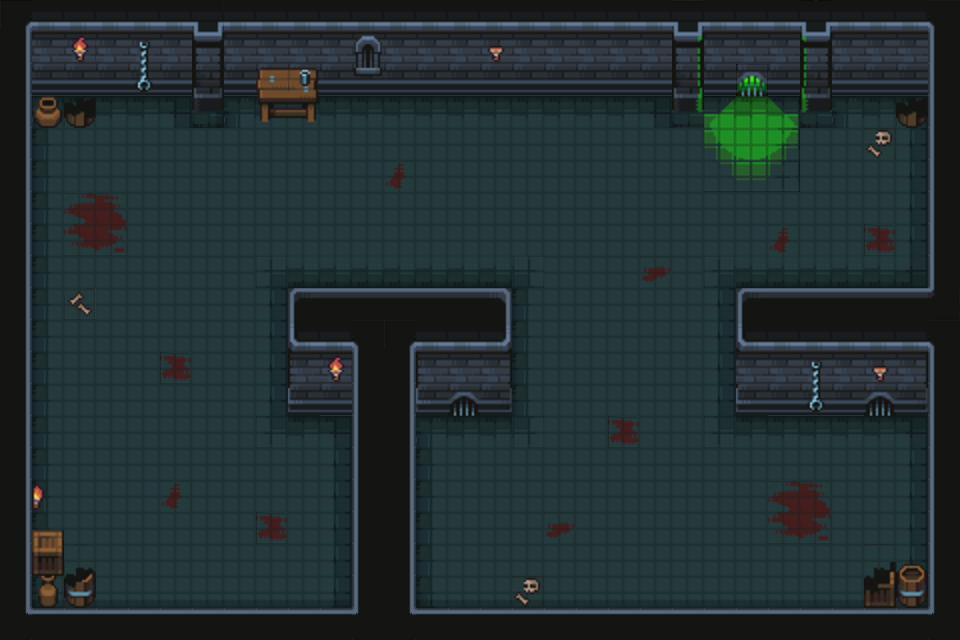

Below is a game level as drawn by its tile map, then a one-line description and the .tmx file that defines it, in full:
An orthogonal 30x20 tile map with 32x32 px tiles, 3 tile layers (Sol, Décor, Décor2), 4 tilesets and 18 objects (18x Mur).

<map version="1.10" tiledversion="1.11.0" orientation="orthogonal" renderorder="right-down" width="30" height="20" tilewidth="32" tileheight="32" infinite="0" nextlayerid="9" nextobjectid="111">
 <tileset firstgid="1" source="Dungeon_Tileset.tsx" />
 <tileset firstgid="101" source="Donjon.tsx" />
 <tileset firstgid="726" source="Props.tsx" />
 <tileset firstgid="1351" source="coin_mur.tsx" />
 <layer id="1" name="Sol" width="30" height="20">
  <data encoding="csv">
204,102,102,102,102,102,104,102,102,102,102,102,102,102,102,102,102,102,102,102,102,458,102,102,102,457,102,102,102,205,
229,127,127,127,127,127,129,127,127,127,127,127,127,127,127,127,127,127,127,127,127,483,127,127,127,482,127,127,127,230,
229,152,152,152,152,152,154,152,152,152,152,152,152,152,152,152,152,152,152,152,152,508,152,558,152,507,152,152,152,230,
229,105,106,106,106,107,1610612891,105,106,106,106,106,106,106,106,106,106,106,106,106,107,1610612866,582,583,584,1610612866,105,106,107,230,
229,130,131,131,131,131,131,131,131,131,131,131,131,131,131,131,131,131,131,131,131,131,607,608,609,131,131,131,132,230,
229,130,131,131,131,131,131,131,131,131,131,131,131,131,131,131,131,131,131,131,131,131,632,633,634,131,131,131,132,230,
229,130,131,131,131,131,131,131,131,131,131,131,131,131,131,131,131,131,131,131,131,131,131,131,131,131,131,131,132,230,
229,130,131,131,131,131,131,131,131,131,131,131,131,131,131,131,131,131,131,131,131,131,131,131,131,131,131,433,132,230,
229,130,131,131,131,131,131,131,1073742005,1073741930,1073741930,1073741930,1073741930,1073741930,1073741930,1073741930,3221225653,131,131,131,131,131,1073742005,1073741930,1073741930,1073741930,1073741930,1073741930,1073741931,230,
229,130,131,131,131,131,131,131,132,131,131,131,131,131,131,131,130,131,131,131,131,131,132,131,131,131,131,131,131,2147484999,
229,130,131,131,131,131,131,131,132,131,131,104,131,131,131,131,130,131,131,131,131,131,132,201,102,102,102,202,103,230,
229,130,131,131,131,433,131,131,132,131,227,129,131,131,131,131,130,131,131,131,131,131,132,226,127,127,127,227,228,230,
229,130,131,131,131,131,131,131,132,131,131,154,131,131,131,131,130,131,131,131,131,131,132,251,152,152,152,252,253,230,
229,130,131,131,131,131,131,131,181,106,107,131,131,105,106,106,2147483829,131,131,433,131,131,181,106,106,106,106,106,107,230,
229,130,131,131,131,131,131,131,131,131,132,131,131,130,131,131,131,131,131,131,131,131,131,131,131,131,131,131,132,230,
229,130,131,131,131,131,131,131,131,131,132,131,131,130,131,131,131,131,131,131,131,131,131,131,131,131,131,131,132,230,
229,130,131,131,131,131,131,131,433,131,132,385,131,130,131,131,131,131,131,131,131,131,131,131,131,131,131,131,132,230,
229,130,131,131,131,131,131,131,131,131,132,131,131,130,131,131,131,131,131,131,131,131,131,131,131,131,131,131,132,230,
229,155,156,156,156,156,156,156,156,156,157,131,131,155,156,156,156,156,156,156,156,156,156,156,156,156,156,156,157,230,
1351,2684354790,2684354790,2684354790,2684354790,2684354790,2684354790,2684354790,2684354790,2684354790,2684354790,2147484999,1351,2684354790,2684354790,2684354790,2684354790,2684354790,2684354790,2684354790,2684354790,2684354790,2684354790,2684354790,2684354790,2684354790,2684354790,2684354790,2684354790,2147484999
</data>
 </layer>
 <layer id="6" name="Décor" width="30" height="20">
  <data encoding="csv">
0,0,0,0,0,0,0,0,0,0,0,0,0,0,0,0,0,0,0,0,0,0,0,0,0,0,0,0,0,0,
0,0,91,0,782,0,0,0,0,0,0,735,0,0,0,93,0,0,0,0,0,0,0,0,0,0,0,0,0,0,
0,0,0,0,832,0,0,0,730,731,0,760,0,0,0,0,0,0,0,0,0,0,0,0,0,0,0,0,0,0,
0,753,827,0,0,0,179,0,755,756,0,0,0,0,0,0,0,0,0,0,0,533,0,0,0,532,0,0,827,0,
0,0,0,0,0,0,0,0,0,0,0,0,0,0,0,0,0,0,0,0,0,0,0,0,0,0,0,78,0,0,
0,0,0,0,0,0,0,0,0,0,0,0,386,0,0,0,0,0,0,0,0,0,0,0,0,0,0,0,0,0,
0,0,409,410,0,0,0,0,0,0,0,0,0,0,0,0,0,0,0,0,0,0,0,0,0,0,0,0,0,0,
0,0,434,435,0,0,0,0,0,0,0,0,0,0,0,0,0,0,0,0,0,0,0,0,386,0,0,0,0,0,
0,0,0,0,0,0,0,0,0,0,0,0,0,0,0,0,0,0,0,0,385,0,0,0,0,0,0,0,0,0,
0,0,69,0,0,0,0,0,0,176,177,177,177,177,177,178,0,0,0,0,0,0,0,176,177,177,177,177,177,255,
0,0,0,0,0,0,0,0,0,201,102,205,204,202,202,203,0,0,0,0,0,0,0,0,0,0,0,0,0,205,
0,0,0,0,0,0,0,0,0,226,91,230,229,226,227,228,0,0,0,0,0,0,0,127,0,782,0,93,0,0,
0,0,0,0,0,0,0,0,0,251,152,230,229,251,252,253,0,0,0,0,0,0,0,0,0,832,0,0,0,0,
0,0,0,0,0,0,0,0,0,0,0,230,229,0,0,0,0,0,0,0,0,0,0,0,0,0,0,0,0,0,
0,0,0,0,0,0,0,0,0,0,0,230,229,0,0,0,0,0,0,0,0,0,0,0,0,0,0,0,0,0,
0,92,0,0,0,386,0,0,0,0,0,230,229,0,0,0,0,0,0,0,0,0,0,0,409,410,0,0,0,0,
0,726,0,0,0,0,0,0,0,0,0,230,229,0,0,0,0,385,0,0,0,0,0,0,434,435,0,0,0,0,
0,729,777,0,0,0,0,0,0,0,0,230,229,0,0,0,0,0,0,0,0,0,0,0,0,0,0,776,727,0,
0,754,802,0,0,0,0,0,0,0,0,230,229,0,0,0,78,0,0,0,0,0,0,0,0,0,0,801,752,0,
0,0,0,0,0,0,0,0,0,0,0,0,0,0,0,0,0,0,0,0,0,0,0,0,0,0,0,0,0,0
</data>
 </layer>
 <layer id="7" name="Décor2" width="30" height="20">
  <data encoding="csv">
0,0,0,0,0,0,0,0,0,0,0,0,0,0,0,0,0,0,0,0,0,0,0,0,0,0,0,0,0,0,
0,0,0,0,0,0,0,0,0,0,0,0,0,0,0,0,0,0,0,0,0,0,0,0,0,0,0,0,0,0,
0,0,0,0,0,0,0,0,0,1012,0,0,0,0,0,0,0,0,0,0,0,0,0,0,0,0,0,0,0,0,
0,0,0,0,0,0,0,0,0,0,0,0,0,0,0,0,0,0,0,0,0,0,0,0,0,0,0,0,0,0,
0,0,0,0,0,0,0,0,0,0,0,0,0,0,0,0,0,0,0,0,0,0,0,0,0,0,0,0,0,0,
0,0,0,0,0,0,0,0,0,0,0,0,0,0,0,0,0,0,0,0,0,0,0,0,0,0,0,0,0,0,
0,0,0,0,0,0,0,0,0,0,0,0,0,0,0,0,0,0,0,0,0,0,0,0,0,0,0,0,0,0,
0,0,0,0,0,0,0,0,0,0,0,0,0,0,0,0,0,0,0,0,0,0,0,0,0,0,0,0,0,0,
0,0,0,0,0,0,0,0,0,0,0,0,0,0,0,0,0,0,0,0,0,0,0,0,0,0,0,0,0,0,
0,0,0,0,0,0,0,0,0,0,0,0,0,0,0,0,0,0,0,0,0,0,0,0,0,0,0,0,0,0,
0,0,0,0,0,0,0,0,0,0,0,0,0,0,0,0,0,0,0,0,0,0,0,0,0,0,0,0,0,0,
0,0,0,0,0,0,0,0,0,0,0,0,0,0,0,0,0,0,0,0,0,0,0,0,0,0,0,0,0,0,
0,0,0,0,0,0,0,0,0,0,0,0,0,0,0,0,0,0,0,0,0,0,0,0,0,0,0,0,0,0,
0,0,0,0,0,0,0,0,0,0,0,0,0,0,0,0,0,0,0,0,0,0,0,0,0,0,0,0,0,0,
0,0,0,0,0,0,0,0,0,0,0,0,0,0,0,0,0,0,0,0,0,0,0,0,0,0,0,0,0,0,
0,0,0,0,0,0,0,0,0,0,0,0,0,0,0,0,0,0,0,0,0,0,0,0,0,0,0,0,0,0,
0,0,0,0,0,0,0,0,0,0,0,0,0,0,0,0,0,0,0,0,0,0,0,0,0,0,0,0,0,0,
0,751,0,0,0,0,0,0,0,0,0,0,0,0,0,0,0,0,0,0,0,0,0,0,0,0,0,0,0,0,
0,0,0,0,0,0,0,0,0,0,0,0,0,0,0,0,0,0,0,0,0,0,0,0,0,0,0,0,0,0,
0,0,0,0,0,0,0,0,0,0,0,0,0,0,0,0,0,0,0,0,0,0,0,0,0,0,0,0,0,0
</data>
 </layer>
 <objectgroup id="8" name="Collisions">
  <object id="91" type="Mur" x="288.875" y="288.875" width="222.294" height="110.61" />
  <object id="92" type="Mur" x="354.382" y="400.559" width="59.0637" height="238.403" />
  <object id="93" type="Mur" x="735.612" y="289.949" width="224.442" height="111.684" />
  <object id="95" type="Mur" x="929.985" y="403.781" width="28.9949" height="236.255" />
  <object id="96" type="Mur" x="416" y="610.667" width="513.333" height="28" />
  <object id="97" type="Mur" x="865.333" y="564" width="61.3333" height="45.3333" />
  <object id="98" type="Mur" x="1.33333" y="610.667" width="350.667" height="29.3333" />
  <object id="99" type="Mur" x="33.3333" y="532" width="29.3333" height="76" />
  <object id="100" type="Mur" x="66.6667" y="566.667" width="28" height="41.3333" />
  <object id="101" type="Mur" x="0" y="-1.33333" width="29.3333" height="610.667" />
  <object id="102" type="Mur" x="30.6667" y="0" width="926.667" height="84" />
  <object id="104" type="Mur" x="30.6667" y="86.6667" width="64" height="33.3333" />
  <object id="105" type="Mur" x="192" y="82.6667" width="32" height="18.6667" />
  <object id="106" type="Mur" x="672" y="84" width="32" height="18.6667" />
  <object id="107" type="Mur" x="801.333" y="85.3333" width="32" height="18.6667" />
  <object id="108" type="Mur" x="258.667" y="86.6667" width="58.6667" height="16" />
  <object id="109" type="Mur" x="894.667" y="86.6667" width="36" height="32" />
  <object id="110" type="Mur" x="930.667" y="85.3333" width="30.6667" height="202.667" />
 </objectgroup>
</map>
